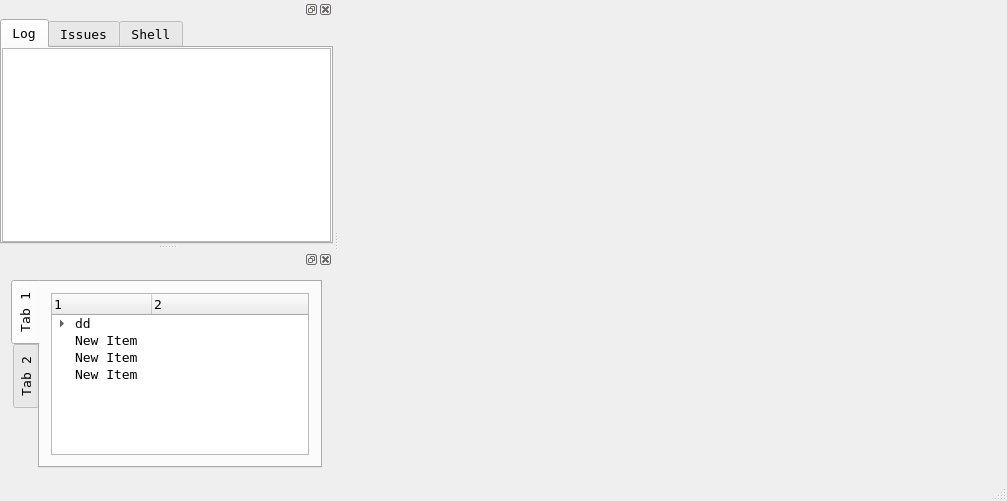
<?xml version="1.0" encoding="UTF-8"?>
<ui version="4.0">
 <class>MainWindow</class>
 <widget class="QMainWindow" name="MainWindow">
  <property name="geometry">
   <rect>
    <x>0</x>
    <y>0</y>
    <width>1007</width>
    <height>501</height>
   </rect>
  </property>
  <property name="font">
   <font>
    <family>Luxi Mono</family>
    <pointsize>10</pointsize>
   </font>
  </property>
  <property name="acceptDrops">
   <bool>true</bool>
  </property>
  <property name="windowTitle">
   <string>MainWindow</string>
  </property>
  <property name="accessibleName">
   <string comment="MainWindow" extracomment="MainWindow">MainWindow</string>
  </property>
  <property name="dockOptions">
   <set>QMainWindow::AllowTabbedDocks|QMainWindow::AnimatedDocks|QMainWindow::VerticalTabs</set>
  </property>
  <widget class="QWidget" name="centralWidget"/>
  <widget class="QMenuBar" name="menuBar">
   <property name="geometry">
    <rect>
     <x>0</x>
     <y>0</y>
     <width>1007</width>
     <height>22</height>
    </rect>
   </property>
  </widget>
  <widget class="QStatusBar" name="statusBar">
   <property name="font">
    <font>
     <pointsize>10</pointsize>
    </font>
   </property>
  </widget>
  <widget class="QDockWidget" name="dockWidget">
   <attribute name="dockWidgetArea">
    <number>1</number>
   </attribute>
   <widget class="QWidget" name="dockWidgetContents">
    <layout class="QGridLayout" name="gridLayout">
     <property name="leftMargin">
      <number>0</number>
     </property>
     <property name="topMargin">
      <number>0</number>
     </property>
     <property name="rightMargin">
      <number>0</number>
     </property>
     <property name="bottomMargin">
      <number>0</number>
     </property>
     <property name="spacing">
      <number>0</number>
     </property>
     <item row="0" column="0">
      <widget class="QTabWidget" name="tabWidget">
       <property name="tabShape">
        <enum>QTabWidget::Rounded</enum>
       </property>
       <property name="currentIndex">
        <number>0</number>
       </property>
       <widget class="QWidget" name="tab">
        <attribute name="title">
         <string>Log</string>
        </attribute>
        <layout class="QGridLayout" name="gridLayout_2">
         <property name="leftMargin">
          <number>0</number>
         </property>
         <property name="topMargin">
          <number>0</number>
         </property>
         <property name="rightMargin">
          <number>0</number>
         </property>
         <property name="bottomMargin">
          <number>0</number>
         </property>
         <property name="spacing">
          <number>0</number>
         </property>
         <item row="0" column="0">
          <widget class="QListWidget" name="listWidget_Log"/>
         </item>
        </layout>
       </widget>
       <widget class="QWidget" name="tab_2">
        <attribute name="title">
         <string>Issues</string>
        </attribute>
        <layout class="QGridLayout" name="gridLayout_3">
         <property name="leftMargin">
          <number>0</number>
         </property>
         <property name="topMargin">
          <number>0</number>
         </property>
         <property name="rightMargin">
          <number>0</number>
         </property>
         <property name="bottomMargin">
          <number>0</number>
         </property>
         <property name="spacing">
          <number>0</number>
         </property>
         <item row="0" column="0">
          <widget class="QTextEdit" name="textEdit"/>
         </item>
        </layout>
       </widget>
       <widget class="QWidget" name="tab_shell">
        <attribute name="title">
         <string>Shell</string>
        </attribute>
        <layout class="QGridLayout" name="gridLayout_5">
         <property name="leftMargin">
          <number>0</number>
         </property>
         <property name="topMargin">
          <number>0</number>
         </property>
         <property name="rightMargin">
          <number>0</number>
         </property>
         <property name="bottomMargin">
          <number>0</number>
         </property>
         <property name="spacing">
          <number>0</number>
         </property>
         <item row="0" column="0">
          <layout class="QGridLayout" name="gridLayout_4">
           <item row="0" column="0">
            <widget class="QListWidget" name="listWidget_shell_log"/>
           </item>
           <item row="1" column="0">
            <widget class="QLineEdit" name="lineEdit_shell_cmd"/>
           </item>
          </layout>
         </item>
        </layout>
       </widget>
      </widget>
     </item>
    </layout>
   </widget>
  </widget>
  <widget class="QDockWidget" name="dockWidget_tree">
   <attribute name="dockWidgetArea">
    <number>1</number>
   </attribute>
   <widget class="QWidget" name="dockWidgetContents_2">
    <layout class="QGridLayout" name="gridLayout_6">
     <item row="0" column="0">
      <widget class="QTabWidget" name="tabWidget_2">
       <property name="tabPosition">
        <enum>QTabWidget::West</enum>
       </property>
       <property name="currentIndex">
        <number>0</number>
       </property>
       <widget class="QWidget" name="tab_3">
        <attribute name="title">
         <string>Tab 1</string>
        </attribute>
        <layout class="QGridLayout" name="gridLayout_7">
         <item row="0" column="0">
          <widget class="QTreeWidget" name="treeWidget">
           <column>
            <property name="text">
             <string>1</string>
            </property>
           </column>
           <column>
            <property name="text">
             <string>2</string>
            </property>
           </column>
           <item>
            <property name="text">
             <string>dd</string>
            </property>
            <item>
             <property name="text">
              <string>fff</string>
             </property>
            </item>
           </item>
           <item>
            <property name="text">
             <string>New Item</string>
            </property>
           </item>
           <item>
            <property name="text">
             <string>New Item</string>
            </property>
           </item>
           <item>
            <property name="text">
             <string>New Item</string>
            </property>
           </item>
          </widget>
         </item>
        </layout>
       </widget>
       <widget class="QWidget" name="tab_4">
        <attribute name="title">
         <string>Tab 2</string>
        </attribute>
       </widget>
      </widget>
     </item>
    </layout>
   </widget>
  </widget>
 </widget>
 <layoutdefault spacing="6" margin="11"/>
 <resources/>
 <connections/>
</ui>
